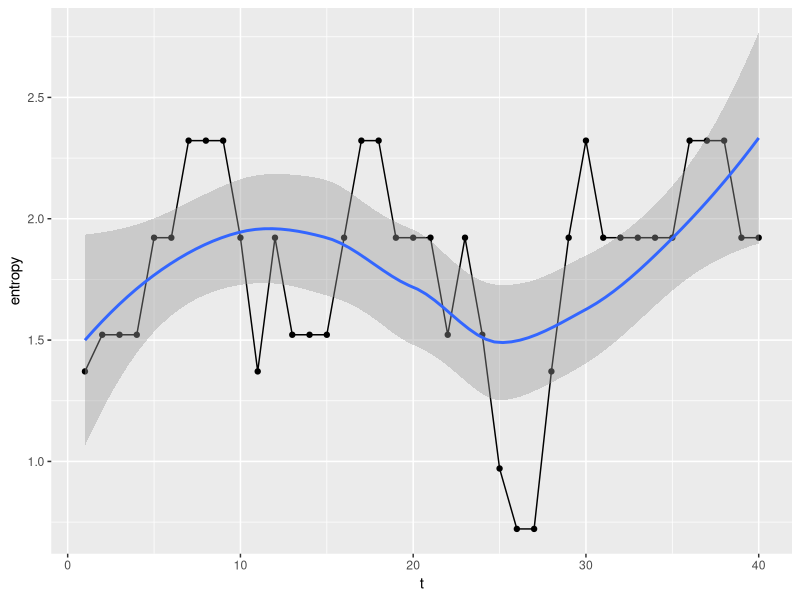
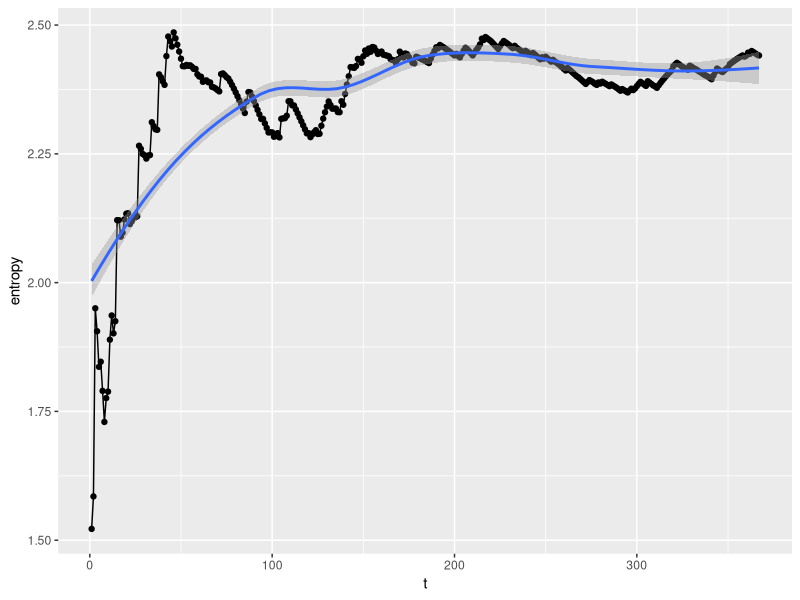

Generate these figures, in order, with R:
## ---- chunk 1
knitr::opts_chunk$set(echo = TRUE)
library(tidyverse)
## ---- chunk 2
c(13,13,8,6,13,8,6,8,12,14,3,2,1,3,3,13,
  13,8,3,9,4,12,12,8,3,3,13,13,13,13,9,
  8,12,3,9,8,9,13,4,3,8,12,4,3,9) ->
  wbf
## ---- chunk 3
5 -> win_size                               # Window size

rep(0, length(wbf)) ->                      # Reserve space for the entropy
  ent                                       #  vector.

for(index in 1:(length(wbf) - win_size + 1)) { # for each data point
  table(wbf[index:(index+win_size-1)]) ->   # Caclulate the probabilities in
    probs                                   #  in the window.
  probs / sum(probs) -> probs
  sum(- probs * log(probs, 2)) ->             # Calculate the entropies
    ent[index]
}

## ---- chunk 4

data.frame(t = 1:length(wbf),
           code = wbf,
           entropy = ent) %>%
  filter(t <= 40) %>%                # Can't do the last win_size data points
ggplot(aes(x = t,
           y = entropy)) +
  geom_line() +
  geom_point() +
  geom_smooth()              # Another "researcher degree of freedom"
## ---- chunk 5
read.table(file = "Data/RJB.txt") ->
  rjb
## ---- chunk 6
5 -> win_size

rep(0, nrow(rjb)) ->
  ent

for(index in 1:(nrow(rjb) - win_size + 1)) {
  table(rjb$V1[1:(index + win_size - 1)]) ->
    probs
  probs / sum(probs) -> probs

  sum(-probs * log(probs,2)) ->
    ent[index]
}

data.frame(t = 1:nrow(rjb),
           code = rjb$V1,
           entropy = ent) %>%
  filter(t <= (nrow(rjb) - win_size)) %>% # Can't do the last win_size data points
ggplot(aes(x = t,
           y = entropy)) +
  geom_line() +
  geom_point() +
  geom_smooth() 
